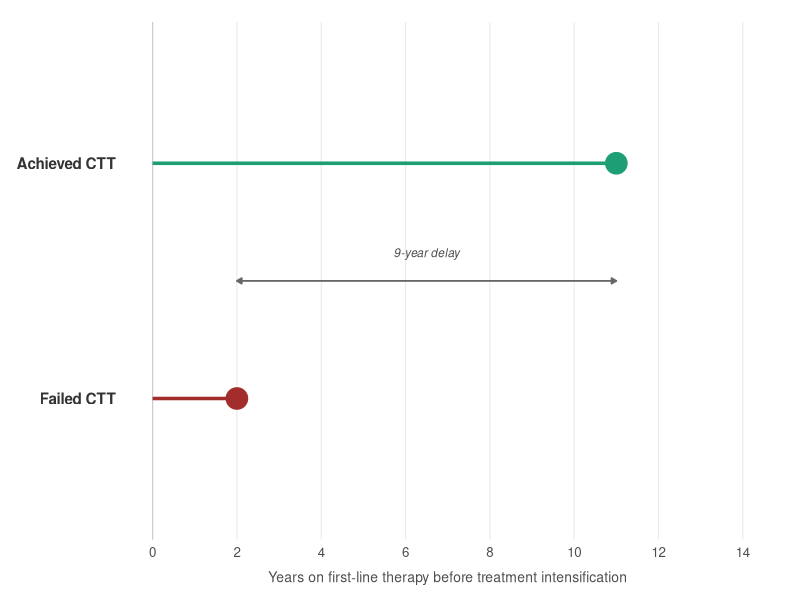

Write the R code that produced this figure.
library(tidyverse)

# ── Data ──────────────────────────────────────────────────────────────────────
lollipop <- tribble(
  ~group,       ~years_first_line,
  "Achieved CTT",   11,
  "Failed CTT",      2
) |>
  mutate(group = factor(group, levels = c("Failed CTT", "Achieved CTT")))

# ── Colours ───────────────────────────────────────────────────────────────────
col_achieved <- "#1D9E75"   # teal
col_failed   <- "#A32D2D"   # red

# ── Plot ──────────────────────────────────────────────────────────────────────
p <- ggplot(lollipop, aes(x = years_first_line, y = group, colour = group)) +

  # Reference line at x = 0
  geom_vline(xintercept = 0, colour = "grey80", linewidth = 0.4) +

  # Lollipop stems
  geom_segment(
    aes(x = 0, xend = years_first_line, yend = group),
    linewidth = 1.2
  ) +

  # Lollipop heads
  geom_point(size = 7) +

  # Value labels inside the heads
  # geom_text(
  #   aes(label = paste0(years_first_line, " yrs")),
  #   colour = "white", size = 2.8, fontface = "bold"
  # ) +

  # 9-year delay annotation
  annotate(
    "segment",
    x = 2, xend = 11, y = 1.5, yend = 1.5,
    colour = "grey40", linewidth = 0.6,
    arrow = arrow(ends = "both", length = unit(4, "pt"), type = "closed")
  ) +
  annotate(
    "text",
    x = 6.5, y = 1.62,
    label = "9-year delay",
    size = 3, colour = "grey30", fontface = "italic"
  ) +

  # ── Scales ──────────────────────────────────────────────────────────────────
  scale_colour_manual(
    values = c("Achieved CTT" = col_achieved, "Failed CTT" = col_failed),
    guide  = "none"
  ) +
  scale_x_continuous(
    name   = "Years on first-line therapy before treatment intensification",
    limits = c(0, 14),
    breaks = seq(0, 14, 2)
  ) +
  scale_y_discrete(name = NULL) +

  # labs(
  #   caption = "Intensification triggered at HbA1c ≥6.5% (CTT 1 base case).\nAchieved group: HbA1c ≤6.5%, weight reduction ≥10%, no hypoglycaemia.\nFirst-line therapy preferred: lower complication risk, no hypoglycaemia, no weight gain."
  # ) +

  # ── Theme ───────────────────────────────────────────────────────────────────
  theme_minimal(base_size = 12) +
  theme(
    panel.background   = element_rect(fill = "white", colour = NA),
    plot.background    = element_rect(fill = "white", colour = NA),
    panel.grid.major.y = element_blank(),
    panel.grid.minor   = element_blank(),
    panel.grid.major.x = element_line(colour = "grey92", linewidth = 0.4),
    axis.text.y        = element_text(size = 11, face = "bold", colour = "grey20"),
    axis.title.x       = element_text(size = 10, colour = "grey30",
                                      margin = margin(t = 8)),
    plot.caption       = element_text(size = 8, colour = "grey50",
                                      lineheight = 1.4, margin = margin(t = 10)),
    plot.margin        = margin(16, 20, 10, 12)
  )

# ── Save ──────────────────────────────────────────────────────────────────────
ggsave(
  "lollipop.png",
  plot   = p,
  width  = 8,
  height = 3.2,
  dpi    = 200,
  bg     = "white"
)

message("Saved to treatment_timeline.png")
